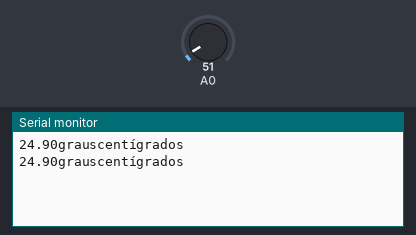
Recording of a sketch running on a simulated Arduino Uno, built with avr-gcc and run on an emulated ATmega328P. Parts: the last lines printed to the serial monitor. The test bench sets the inputs (shaded band); at power-on: A0 = 51.

Above: at 2.8 s.
2.9 s: A0 set to 61
At 5.2 s:
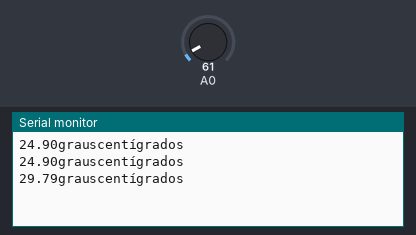
5.6 s: A0 set to 71
At 6.7 s:
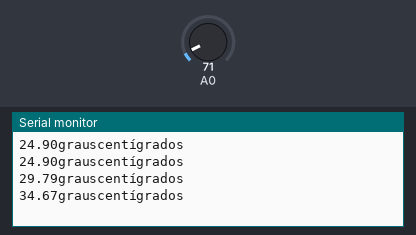
Timing chart, 0 to 8.6 s (numbered marks = the images above; inputs shaded):
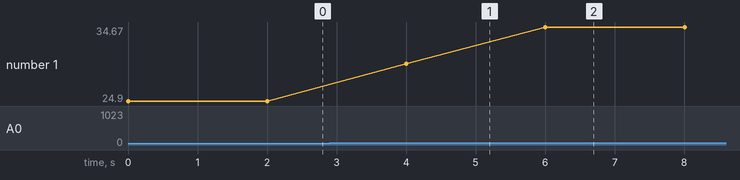

Measured:
- after the input at 2.9 s, the serial monitor: prints a new line after 1.1 s (image 1)
- after the input at 5.6 s, the serial monitor: prints a new line after 0.40 s (image 2)
- plotted number 1: 24.9 → 29.79 after the input at 2.9 s, 29.79 → 34.67 after the input at 5.6 s

The sketch:

arduino3.ino
```cpp
//Programa para ler sensor de temperatura LM35
//uso da interface de comunicação serial
//Abrir o monitor serial em ferramentas


void setup() {
  // put your setup code here, to run once:
  Serial.begin(9600);

}

void loop() {
  // put your main code here, to run repeatedly:

  //Variaveis presentes no código
  float temperatura;
  int sensor = analogRead(A0);

  //Inicialização de temperatura
  temperatura = (sensor * 500.0)/1024;
  Serial.print(temperatura);
  Serial.println("grauscentígrados");
  delay(2000);

}
```
